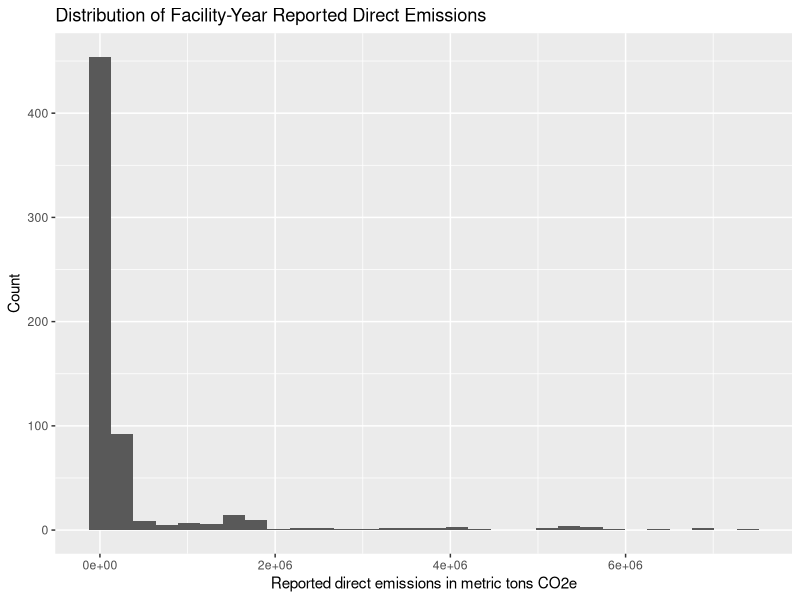
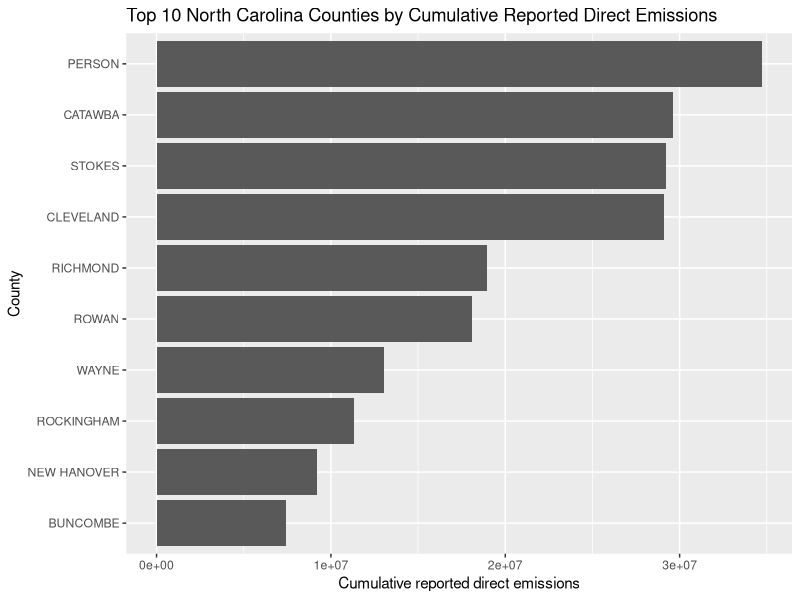
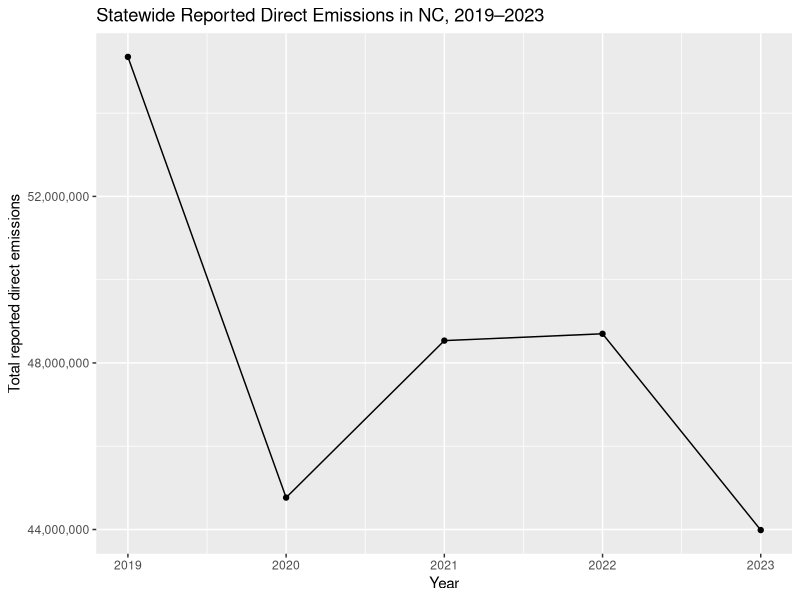

The R script that drew these images, in order:
## ---- chunk 1
knitr::opts_chunk$set(
  echo = FALSE,
  warning = FALSE,
  message = FALSE
)
## ---- chunk 2
library(readr)
library(dplyr)
library(knitr)
library(here)
library(ggplot2)
library(scales)
## ---- chunk 3
raw_summary <- read_csv(here("data", "processed", "raw_summary.csv"), show_col_types = FALSE)
nc_wide <- read_csv(here("data", "processed", "nc_direct_emitters_wide.csv"), show_col_types = FALSE)
nc_long <- read_csv(here("data", "processed", "nc_direct_emitters_long.csv"), show_col_types = FALSE)
nc_long_complete <- read_csv(here("data", "processed", "nc_direct_emitters_long_complete.csv"), show_col_types = FALSE)
state_totals_complete <- read_csv(here("data", "processed", "state_totals_complete_facilities.csv"), show_col_types = FALSE)
## ---- chunk 4
county_totals <- nc_long %>%
  filter(!is.na(county_clean)) %>%
  group_by(county_clean) %>%
  summarise(
    cumulative_emissions_mtco2e = sum(emissions_mtco2e, na.rm = TRUE),
    .groups = "drop"
  ) %>%
  arrange(desc(cumulative_emissions_mtco2e))

top10_counties <- county_totals %>%
  slice_head(n = 10) %>%
  mutate(county_clean = factor(county_clean, levels = rev(county_clean)))
## ---- chunk 5
top5_share <- county_totals %>%
  slice_head(n = 5) %>%
  summarise(share = sum(cumulative_emissions_mtco2e) / sum(county_totals$cumulative_emissions_mtco2e)) %>%
  pull(share)

top10_share <- county_totals %>%
  slice_head(n = 10) %>%
  summarise(share = sum(cumulative_emissions_mtco2e) / sum(county_totals$cumulative_emissions_mtco2e)) %>%
  pull(share)

top5_counties <- county_totals %>%
  slice_head(n = 5) %>%
  mutate(cumulative_emissions_mtco2e = comma(cumulative_emissions_mtco2e))

em_2019 <- state_totals_complete %>%
  filter(year == 2019) %>%
  pull(total_emissions_mtco2e)

em_2023 <- state_totals_complete %>%
  filter(year == 2023) %>%
  pull(total_emissions_mtco2e)

state_pct_change <- (em_2023 - em_2019) / em_2019
state_decline_pct <- abs(state_pct_change)

concentration_table <- tibble(
  metric = c("Top 5 counties share", "Top 10 counties share"),
  value = c(
    percent(top5_share, accuracy = 0.1),
    percent(top10_share, accuracy = 0.1)
  )
)

state_change_table <- tibble(
  metric = c("2019 total emissions", "2023 total emissions", "Percent decline from 2019 to 2023"),
  value = c(
    comma(em_2019),
    comma(em_2023),
    percent(state_decline_pct, accuracy = 0.1)
  )
)
## ---- chunk 6
kable(raw_summary, caption = "Initial summary of the North Carolina facility dataset.")
## ---- chunk 7
ggplot(nc_long, aes(x = emissions_mtco2e)) +
  geom_histogram(bins = 30) +
  labs(
    title = "Distribution of Facility-Year Reported Direct Emissions",
    x = "Reported direct emissions in metric tons CO2e",
    y = "Count"
  )
## ---- chunk 8
ggplot(top10_counties, aes(x = county_clean, y = cumulative_emissions_mtco2e)) +
  geom_col() +
  labs(
    title = "Top 10 North Carolina Counties by Cumulative Reported Direct Emissions",
    x = "County",
    y = "Cumulative reported direct emissions"
  ) +
  coord_flip()
## ---- chunk 9
ggplot(state_totals_complete, aes(x = year, y = total_emissions_mtco2e)) +
  geom_line() +
  geom_point() +
  labs(
    title = "Statewide Reported Direct Emissions in NC, 2019–2023",
    x = "Year",
    y = "Total reported direct emissions"
  ) +
  scale_y_continuous(labels = scales::comma)
## ---- chunk 10
knitr::kable(
  concentration_table,
  caption = "Shares of cumulative statewide emissions represented by the top counties."
)
## ---- chunk 11
knitr::kable(
  top5_counties,
  caption = "Top five North Carolina counties by cumulative reported direct emissions."
)
## ---- chunk 12
knitr::kable(
  state_change_table,
  caption = "Statewide emissions change based on complete-reporting facilities."
)
